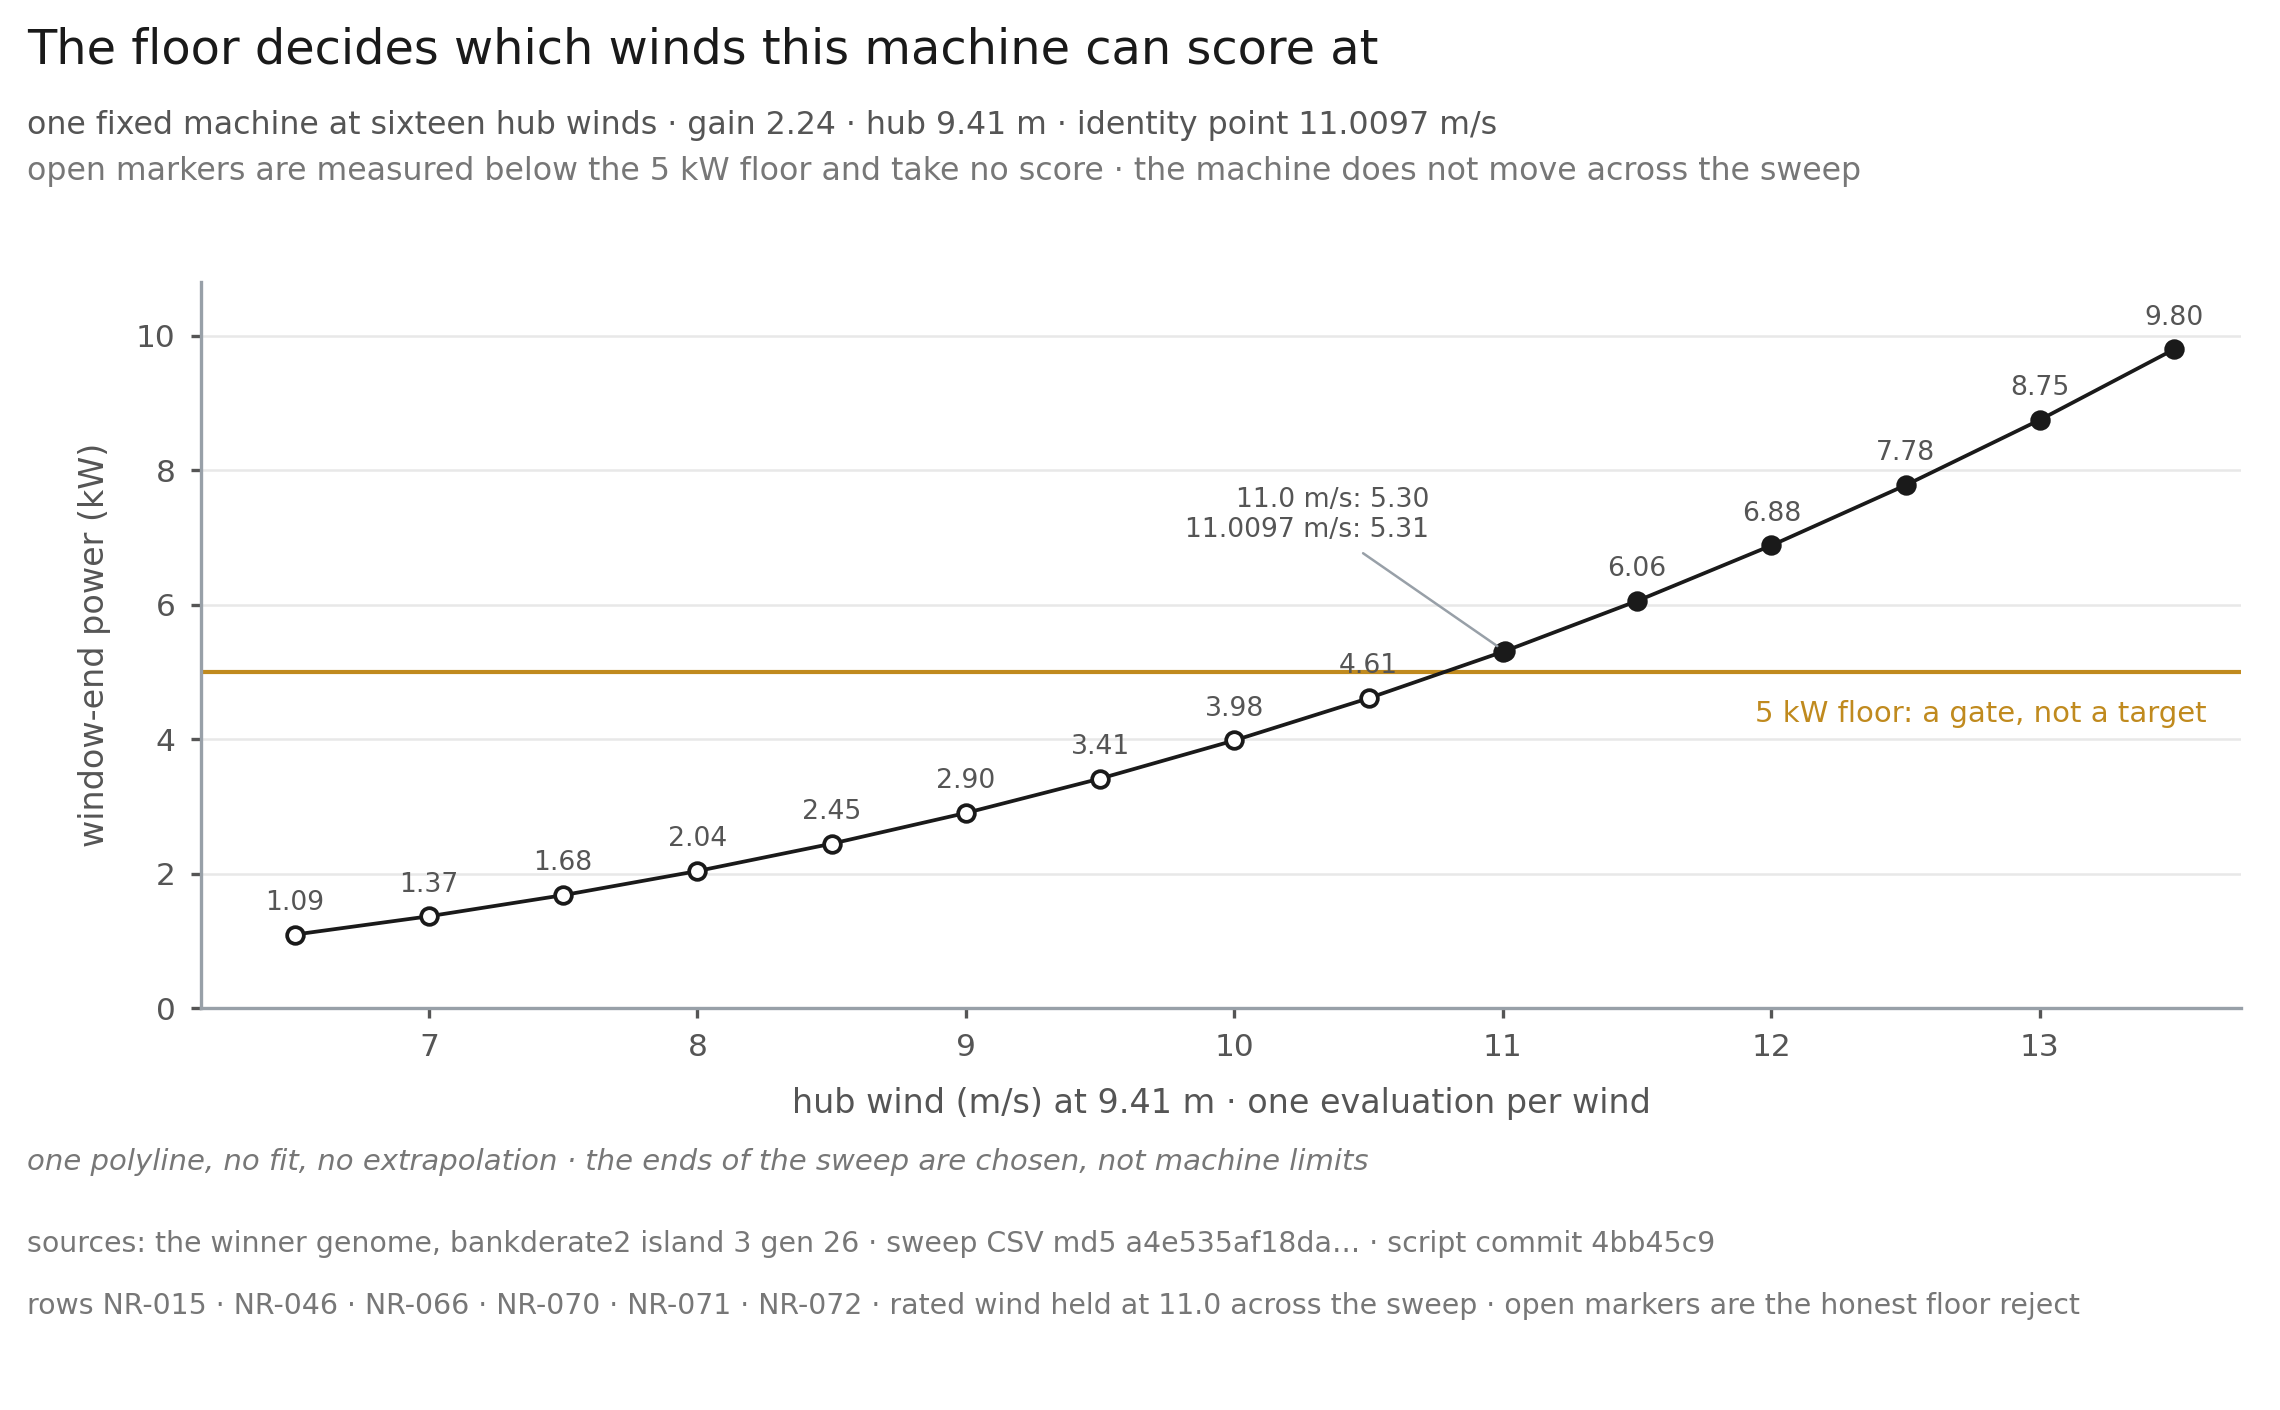

Write the Python code that produced this figure.
#!/usr/bin/python3
# -*- coding: utf-8 -*-
"""power-curve: one fixed machine across a wind sweep.

Plate: docs/reporting/figures/power-curve/SPEC.md (SPEC v3, wind basis signed).
The sweep re-evaluates one genome at sixteen hub winds. The machine is held
fixed by cfg.v_rated = 11.0 (the rating is part of the machine, not the wind),
so the mass must print identical on every row. Below the 5 kW floor the
evaluator rejects the design and keeps the measured power: those points draw
as open markers and take no score.

Run:
  /usr/bin/python3 docs/reporting/figures/power-curve/\\
      power-curve.py --csv <sweep.csv> --script-commit <hex>

F-REPRO: svg.hashsalt set, SVG dc:date normalised, PDF CreationDate pinned,
no timestamps anywhere.
"""
from __future__ import annotations

import argparse
import csv
import hashlib
import html
import json
import re
import sys
from pathlib import Path

import matplotlib

matplotlib.use("Agg")
import matplotlib.pyplot as plt

HERE = Path(__file__).resolve().parent
REPO = HERE.parents[3]
SLUG = "power-curve"

INK = "#1a1a1a"
GREY = "#555555"
FAINT = "#777777"
MUTED = "#98a0a8"
AMBER = "#c08a1e"

FLOOR = 5.0
ROWS = ("NR-015 \u00b7 NR-046 \u00b7 NR-066 \u00b7 NR-070 \u00b7 "
        "NR-071 \u00b7 NR-072")

TITLE = "The floor decides which winds this machine can score at"
SUB1 = ("one fixed machine at sixteen hub winds \u00b7 gain 2.24 \u00b7 "
        "hub 9.41 m \u00b7 identity point 11.0097 m/s")
SUB2 = ("open markers are measured below the 5 kW floor and take no score \u00b7 "
        "the machine does not move across the sweep")

LEDGER: list[str] = []


def keep(s: str) -> str:
    LEDGER.append(s)
    return s


def sha256(path: Path) -> str:
    return hashlib.sha256(path.read_bytes()).hexdigest()


def load(path: Path) -> tuple[list[dict], list[str]]:
    header_lines: list[str] = []
    body: list[str] = []
    with path.open(newline="", encoding="utf-8") as fh:
        for ln in fh:
            if ln.startswith("#"):
                header_lines.append(ln.rstrip("\n"))
            else:
                body.append(ln)
    return list(csv.DictReader(body)), header_lines


def main() -> int:
    ap = argparse.ArgumentParser()
    ap.add_argument("--csv", required=True)
    ap.add_argument("--script-commit", default="uncommitted")
    ap.add_argument("--rows", default=ROWS)
    ap.add_argument("--outdir", default=str(HERE))
    args = ap.parse_args()

    outdir = Path(args.outdir)
    outdir.mkdir(parents=True, exist_ok=True)
    src = Path(args.csv)
    rows, header_lines = load(src)

    for r in rows:
        r["w"] = float(r["wind_mps"])
        r["pe"] = float(r["P_end_kW"])
        r["pm"] = float(r["P_mean_kW"])
        r["mass"] = float(r["mass_kg"])
    rows.sort(key=lambda r: (r["w"], int(r["rep"])))
    base = [r for r in rows if r["rep"] == "1"]
    reps = [r for r in rows if r["rep"] != "1"]
    ok = [r for r in base if r["status"] == "ok"]
    bad = [r for r in base if r["status"] != "ok"]

    checks: list[tuple[str, object, object, bool]] = []

    def chk(name, got, want) -> None:
        if isinstance(got, float) and isinstance(want, float):
            good = abs(got - want) <= 1e-9
        elif isinstance(got, list) and isinstance(want, list):
            good = (len(got) == len(want)
                    and all(abs(float(a) - float(b)) <= 6e-4
                            for a, b in zip(got, want)))
        else:
            good = got == want
        checks.append((name, got, want, good))

    chk("rows in the sweep (16 base + 2 repeats)", len(rows), 18)
    chk("base rows at rep 1", len(base), 16)
    chk("settle repeat rows", len(reps), 2)
    chk("distinct hub winds", len({round(r["w"], 6) for r in base}), 16)
    chk("status split (ok, rejected)", [len(ok), len(bad)], [7, 9])
    chk("mass constant across the sweep (kg, 6 dp)",
        [round(r["mass"], 6) for r in rows], [25.698468] * len(rows))
    chk("no ok row below the floor", min(r["pe"] for r in ok) >= FLOOR, True)
    chk("every rejected row sits below the floor",
        max(r["pe"] for r in bad) < FLOOR, True)
    # The identity row must reproduce the campaign's recorded score.
    ident = [r for r in base if abs(r["w"] - 11.00969423693896) < 1e-6]
    chk("identity row present", len(ident), 1)
    if ident:
        chk("identity fitness == recorded 27.363541266349",
            float(ident[0]["fitness_kg_eq"]), 27.363541266349)
    # Unclamped evidence: P_end / v^3 constant across the ok rows.
    ratios = [r["pe"] / r["w"] ** 3 for r in ok]
    spread = (max(ratios) - min(ratios)) / max(ratios)
    chk("P_end / v^3 spread across ok rows < 0.5 %", spread < 0.005, True)
    # The repeat must print the same score on the same inputs.
    spreads: dict[float, list[float]] = {}
    for r in reps:
        spreads.setdefault(round(r["w"], 6), []).append(r["pe"])
    for r in base:
        key = round(r["w"], 6)
        if key in spreads:
            spreads[key].append(r["pe"])
    chk("settle repeat spreads (kW, 9 dp)",
        sorted(round(max(v) - min(v), 9) for v in spreads.values()),
        [0.0] * len(spreads))
    # Fields that close the record chain, when the CSV carries them.
    for col, want in (("v_rated", "11.0"), ("h_ref_m", "9.411699"),
                      ("k_mppt", "2.24")):
        if rows and col in rows[0]:
            chk(f"{col} constant ({want})", sorted({r[col] for r in rows}),
                [want])
    if rows and "gene_sha256" in rows[0]:
        chk("genome hash constant", len({r["gene_sha256"] for r in rows}), 1)

    n_fail = sum(1 for *_, good in checks if not good)
    for name, got, want, good in checks:
        print(f"check: {name}: {got} vs {want}  ({'OK' if good else 'FAIL'})")
    if n_fail:
        print(f"in-script checks FAILED: {n_fail}", file=sys.stderr)
        return 1

    # ------------------------------------------------------------------ draw
    plt.rcParams.update({
        "svg.hashsalt": "ktd-fig-pin-2026-10-20",
        "svg.fonttype": "none",
        "pdf.fonttype": 42,
        "ps.fonttype": 42,
    })
    fig = plt.figure(figsize=(7.6, 4.7))
    ax = fig.add_axes([0.088, 0.285, 0.895, 0.515])

    fig.text(0.012, 0.955, keep(TITLE), size=11.5, color=INK, weight="medium")
    fig.text(0.012, 0.905, keep(SUB1), size=7.6, color=GREY)
    fig.text(0.012, 0.872, keep(SUB2), size=7.6, color=FAINT)

    ax.axhline(FLOOR, color=AMBER, lw=1.0, zorder=1)
    ax.text(13.62, FLOOR - 0.42, keep("5 kW floor: a gate, not a target"),
            ha="right", va="top", size=7, color=AMBER)

    xs = [r["w"] for r in base]
    ys = [r["pe"] for r in base]
    ax.plot(xs, ys, color=INK, lw=0.9, zorder=2)

    ok_x = [r["w"] for r in ok]
    ok_y = [r["pe"] for r in ok]
    bad_x = [r["w"] for r in bad]
    bad_y = [r["pe"] for r in bad]
    ax.plot(bad_x, bad_y, "o", ms=4.0, mfc="white", mec=INK, mew=0.9, zorder=3)
    ax.plot(ok_x, ok_y, "o", ms=4.0, mfc=INK, mec=INK, mew=0.9, zorder=3)

    # Every marker prints its power, except the pair at 11.0 and 11.0097,
    # which carry one two-line block because they sit two pixels apart.
    for r in base:
        if abs(r["w"] - 11.0) < 1e-9 or abs(r["w"] - 11.00969423693896) < 1e-6:
            continue
        ax.annotate(keep(f"{r['pe']:.2f}"), (r["w"], r["pe"]),
                    textcoords="offset points", xytext=(0, 4.5),
                    ha="center", va="bottom", size=6.4, color=GREY)

    pair_y = max(r["pe"] for r in base
                 if abs(r["w"] - 11.0) < 1e-9
                 or abs(r["w"] - 11.00969423693896) < 1e-6)
    ax.annotate(keep("11.0 m/s: 5.30\n11.0097 m/s: 5.31"),
                (11.0048, pair_y), textcoords="offset points",
                xytext=(-18, 26), ha="right", va="bottom", size=6.4,
                color=GREY,
                arrowprops=dict(arrowstyle="-", color=MUTED, lw=0.6,
                                shrinkA=1, shrinkB=2))

    ax.set_xlim(6.15, 13.75)
    ax.set_ylim(0.0, 10.8)
    ax.set_xticks([7, 8, 9, 10, 11, 12, 13])
    for t in ax.get_xticklabels() + ax.get_yticklabels():
        keep(t.get_text())
    ax.set_xlabel(keep("hub wind (m/s) at 9.41 m \u00b7 one evaluation per wind"),
                  size=8, color=GREY, labelpad=6)
    ax.set_ylabel(keep("window-end power (kW)"),
                  size=8, color=GREY, labelpad=6)
    for sp in ("top", "right"):
        ax.spines[sp].set_visible(False)
    for sp in ("left", "bottom"):
        ax.spines[sp].set_color(MUTED)
        ax.spines[sp].set_linewidth(0.8)
    ax.tick_params(labelsize=7.5, colors=GREY, length=2.5)
    ax.set_axisbelow(True)
    ax.yaxis.grid(True, color="#e8e8e8", lw=0.6)

    fig.text(0.012, 0.170,
             keep("one polyline, no fit, no extrapolation \u00b7 the ends of the "
                  "sweep are chosen, not machine limits"),
             size=7, color=FAINT, style="italic")
    commit = args.script_commit
    md5 = hashlib.md5(src.read_bytes()).hexdigest()
    fig.text(0.012, 0.112,
             keep(f"sources: the winner genome, bankderate2 island 3 gen 26 "
                  f"\u00b7 sweep CSV md5 {md5[:12]}\u2026 \u00b7 "
                  f"script commit {commit}"),
             size=6.8, color=FAINT)
    fig.text(0.012, 0.068,
             keep(f"rows {args.rows} \u00b7 rated wind held at 11.0 across the "
                  "sweep \u00b7 open markers are the honest floor reject"),
             size=6.8, color=FAINT)

    svg = outdir / f"{SLUG}.svg"
    pdf = outdir / f"{SLUG}.pdf"
    png = outdir / f"{SLUG}.png"
    fig.savefig(svg)
    fig.savefig(pdf, metadata={"Creator": f"{SLUG} \u00b7 KTD figures",
                               "CreationDate": None})
    fig.savefig(png, dpi=300)
    plt.close(fig)

    raw = svg.read_bytes()
    raw = re.sub(rb"<dc:date>[^<]*</dc:date>",
                 rb"<dc:date>1970-01-01T00:00:00</dc:date>", raw)
    svg.write_bytes(raw)

    ledger = sorted(set(LEDGER))
    (outdir / "label-ledger.txt").write_text("\n".join(ledger) + "\n",
                                            encoding="utf-8")
    found = {
        html.unescape(re.sub(r"<[^>]+>", "", m)).strip()
        for m in re.findall(r"<text[^>]*>(.*?)</text>", svg.read_text(),
                            flags=re.S)
    }
    # Multiline annotations arrive as separate <text> spans; compare on lines.
    found = {ln.strip() for t in found for ln in t.split("\n") if ln.strip()}
    ledger_set = {ln.strip() for t in ledger for ln in t.split("\n") if ln.strip()}
    missing = sorted(ledger_set - found)
    extra = sorted(found - ledger_set)
    if missing or extra:
        print("F-LABEL self-check FAILED", file=sys.stderr)
        for s in missing:
            print(f"  in ledger, not in vector: {s!r}", file=sys.stderr)
        for s in extra:
            print(f"  in vector, not in ledger: {s!r}", file=sys.stderr)
        return 1

    print(f"ledger strings: {len(ledger)}")
    try:
        csv_rel = str(src.resolve().relative_to(REPO))
    except ValueError:
        csv_rel = str(src)
    manifest = {
        "slug": SLUG,
        "script": {"path": f"docs/reporting/figures/{SLUG}/{SLUG}.py",
                   "sha256": sha256(Path(__file__).resolve())},
        "toolchain": {"python": ".".join(str(v) for v in sys.version_info[:3]),
                      "matplotlib": matplotlib.__version__,
                      "svg_text_layer": "glyph text, not paths"},
        "inputs": {"csv": {"path": csv_rel, "md5": md5, "sha256": sha256(src)},
                   "register_rows": args.rows.split(" \u00b7 ")},
        "header": header_lines,
        "statistic": ("window-end power (P_end_kW) at each swept hub wind, "
                      "one fixed design at cfg.v_rated = 11.0"),
        "script_commit": commit,
        "command": (f"/usr/bin/python3 docs/reporting/figures/{SLUG}/"
                    f"{SLUG}.py --csv {csv_rel} --script-commit {commit}"),
        "drawn_forms": {f"{r['w']:.6f}": f"{r['pe']:.2f}" for r in base},
        "outputs": {f"{SLUG}.svg": sha256(svg), f"{SLUG}.pdf": sha256(pdf),
                    f"{SLUG}.png": sha256(png),
                    "label-ledger.txt": sha256(outdir / "label-ledger.txt")},
    }
    (outdir / "manifest.json").write_text(
        json.dumps(manifest, indent=2, sort_keys=True) + "\n", encoding="utf-8")
    log = [f"check: {n}: {g}  ({'OK' if ok_ else 'OFF vs ' + str(w)})"
           for n, g, w, ok_ in checks]
    log.append(f"ledger strings: {len(ledger)}")
    log.append(f"outputs sha256: png {sha256(png)}")
    log.append(f"                svg {sha256(svg)}")
    log.append(f"                pdf {sha256(pdf)}")
    log.append("checks: ALL OK")
    (outdir / "checks.log").write_text("\n".join(log) + "\n", encoding="utf-8")
    print(f"outputs sha256: png {sha256(png)}")
    print(f"                svg {sha256(svg)}")
    print(f"                pdf {sha256(pdf)}")
    print("F-LABEL self-check: OK")
    print(f"written: {outdir}")
    return 0


if __name__ == "__main__":
    sys.exit(main())
